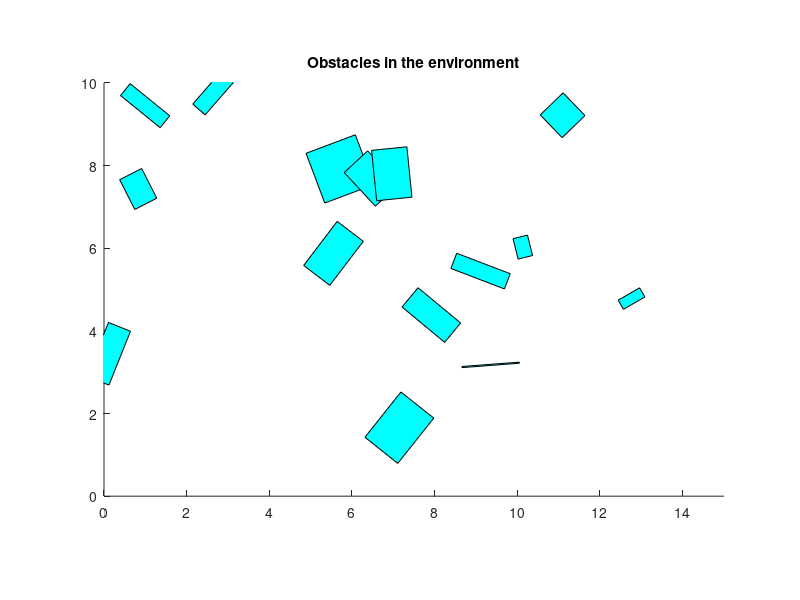
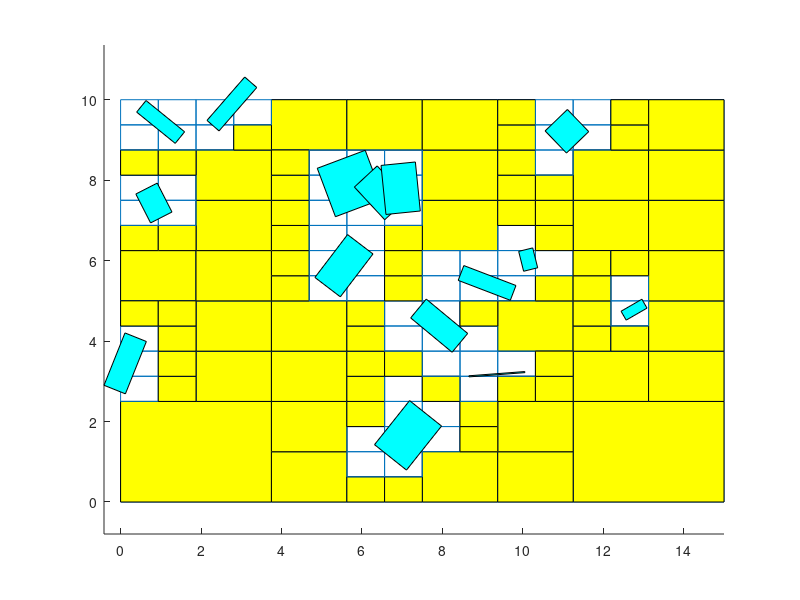

The MATLAB source for these figures, in order:
function example_quad_tree

enableAnimation = 0; % With or without animation

xMax = 15;      yMax = 10;      % Environment dimension
xObstMax = 1.5; yObstMax = 1.5; % Max dimension of an obstacle
nObst = 15;                     % Number of obstacles
maxVel = 15;                    % Maximum length of the cell edge
minVel = .5;                    % Minimum length of the cell edge

% Randomly defined obstacles
% x, y, fi, a, b  (rectangle centre, orientation, border size, border size)
obst = zeros(nObst,13);
obst(:,1) = xMax*rand(nObst,1);
obst(:,2) = yMax*rand(nObst,1);
obst(:,3) = 2*pi*rand(nObst,1);
obst(:,4) = xObstMax*(rand(nObst,1)+0.0);
obst(:,5) = yObstMax*(rand(nObst,1)+0.0);
% Vertices
xo = [-obst(:,4)/2, obst(:,4)/2, obst(:,4)/2,-obst(:,4)/2];
yo = [-obst(:,5)/2,-obst(:,5)/2, obst(:,5)/2, obst(:,5)/2];
for i = 1:size(obst,1)
    obst(i,6:9)   = obst(i,1)*ones(1,4) + ...
        xo(i,:)*cos(obst(i,3))-yo(i,:)*sin(obst(i,3));
    obst(i,10:13) = obst(i,2)*ones(1,4) + ...
        xo(i,:)*sin(obst(i,3))+yo(i,:)*cos(obst(i,3));
end

drawQT([], obst); axis([0 xMax 0 yMax]);
title('Obstacles in the environment');

% Draw quadtree
maxVel = maxVel;     % Max cell size
minVel = maxVel/2^4; % Min cell size

% Calculate quadtree
if enableAnimation
    h = msgbox('Quadtree. Animation by steps.', ' '); uiwait(h);
    [tree] = quadTree(obst, minVel,maxVel, 0, xMax, 0, yMax, 1, 1);
else
    [tree] = quadTree(obst, minVel, maxVel, 0, xMax, 0, yMax, 0, 0);
    drawQT(tree, obst);
end

end

function drawQT(drevo, Ovire)
figure, axis equal

sizeDrevo=size(drevo,2);
leafs=[];   % array of free leaf nodes
indL=1;
for i=1:sizeDrevo
   if( drevo(i).type ==0 ) 
    x=[drevo(i).boundingPoints(1) drevo(i).boundingPoints(2) drevo(i).boundingPoints(2) drevo(i).boundingPoints(1) drevo(i).boundingPoints(1)];
    y=[drevo(i).boundingPoints(3) drevo(i).boundingPoints(3) drevo(i).boundingPoints(4) drevo(i).boundingPoints(4) drevo(i).boundingPoints(3)];
    line(x,y);
    
    if(drevo(i).free ==1 )
        
        patch(x,y,'y');  
        
        
%         for n=drevo(i).visibleNodes
%             %plot([drevo(i).center(1),drevo(n).center(1)],[drevo(i).center(2),drevo(n).center(2)] )
%             line([drevo(i).center(1),drevo(n).center(1)],[drevo(i).center(2),drevo(n).center(2)],'LineWidth',2);
%         end
       % text(   drevo(i).center(1),...
       %         drevo(i).center(2), num2str(i));
        %
    end
   end
end

for i=1:size(Ovire,1)
    poza=Ovire(i,1:3);
    xo=[-Ovire(i,4)/2,Ovire(i,4)/2,Ovire(i,4)/2,-Ovire(i,4)/2,-Ovire(i,4)/2];
    yo=[-Ovire(i,5)/2,-Ovire(i,5)/2,Ovire(i,5)/2,Ovire(i,5)/2,-Ovire(i,5)/2];
    %% narisem sceno
    x=poza(1)*ones(1,5)+xo*cos(poza(3))-yo*sin(poza(3));
    y=poza(2)*ones(1,5)+xo*sin(poza(3))+yo*cos(poza(3));
    patch(x,y,'c')
end

end

%function quadTreeDekompozicija(minDim, xMin,xMax,yMin,yMax, anim, animNum)
function [drevo] = quadTree(ovire, minDim, RequredMaxDim, xMin,xMax,yMin,yMax, anim, animNum)
%
% Delitev prostora z stiriskim drevesom
% Ovire .... spisek vseh ovir v formatu 
% MinDim .... minimalna velikost polja  
% RequiredMaxDim .... maksimalna velikost polja
% Xmin,Xmax,Ymin,Ymax ..... koordinate okolice
% anim ..... shows steb by step tree construction (0 no animation, 1 step by step, <0 result, >0 time )
% animNum .... show cell id

%global leafs drevo %ovire


minDim=minDim*.5;

id=1;
idCurrent=id;


leafs=[];
indLeafs=1;

if(anim) drawEnvironment(ovire); end


% root node
drevo(id).type = 0;                          % 1 -node, 0 - leaf
drevo(id).id =1;                             % id of the node in the array
drevo(id).boundingPoints = [xMin,xMax,yMin,yMax];      % xmin, xmax, ymin, ymax
drevo(id).center =[(xMin+xMax)/2, (yMin+yMax)/2]; % center of the cell
drevo(id).parent =0;                         % id of the parent (0 - root)
drevo(id).branches = [0 0 0 0];              % childs of the node (if type=1)
drevo(id).free = 0;                          % is the cell occupacted
drevo(id).visibleNodes=[];
drevo(id).distVisibleNodes=[];
id=id+1;


if (anim) animateQT(drevo, idCurrent, anim,animNum); end

maxDim=min([xMax-xMin, yMax-yMin]);
dim = maxDim;

maxDimMax=max([xMax-xMin, yMax-yMin]);



%while (dim > minDim )
while (dim > minDim || maxDimMax>RequredMaxDim)
         
    occupied=isCellOccupied(idCurrent,drevo, ovire);
    
    if(occupied==0 && idCurrent==0) break; end
    
    
    ddx=(drevo(idCurrent).boundingPoints(2)-drevo(idCurrent).boundingPoints(1));
    ddy=(drevo(idCurrent).boundingPoints(4)-drevo(idCurrent).boundingPoints(3));
    
    maxDim=min([ddx, ddy]);
    dim = maxDim;


    dim=dim/2;
      
    maxDimMax=max([ddx, ddy]);
    

%    if( occupied && dim > minDim)    % split the node to 4 children
    if( occupied && dim > minDim || maxDimMax>RequredMaxDim)    % split the node to 4 children
        drevo(idCurrent).type = 1;
        drevo(idCurrent).branches = [id id+1 id+2 id+3]; 
        drevo(idCurrent).free = 0;

        dx=ddx/2;
        dy=ddy/2;
       
        min_x=drevo(idCurrent).boundingPoints(1);
        max_x=drevo(idCurrent).boundingPoints(2);
        min_y=drevo(idCurrent).boundingPoints(3);
        max_y=drevo(idCurrent).boundingPoints(4);
        
        
        
        drevo(id).type = 0;                          % 1 -node, 0 - leaf
        drevo(id).id =id;                             % id of the node in the array
        drevo(id).boundingPoints = [min_x,min_x+dx,min_y,min_y+dy];      % xmin, xmax, ymin, ymax
        drevo(id).center=[(drevo(id).boundingPoints(1)+drevo(id).boundingPoints(2))/2,(drevo(id).boundingPoints(3)+drevo(id).boundingPoints(4))/2];         
        drevo(id).parent =idCurrent;                         % id of the parent (0 - root)
        drevo(id).branches = [0 0 0 0];              % childs of the node (if type=1)
        drevo(id).free = 0;
        if (anim) animateQT(drevo,id, anim,animNum); end
        id=id+1;
       
            
        drevo(id).type = 0;                          % 1 -node, 0 - leaf
        drevo(id).id =id;                             % id of the node in the array
        drevo(id).boundingPoints = [min_x+dx,max_x,min_y,min_y+dy];      % xmin, xmax, ymin, ymax
        drevo(id).center=[(drevo(id).boundingPoints(1)+drevo(id).boundingPoints(2))/2,(drevo(id).boundingPoints(3)+drevo(id).boundingPoints(4))/2];         
        drevo(id).parent =idCurrent;                         % id of the parent (0 - root)
        drevo(id).branches = [0 0 0 0];              % childs of the node (if type=1)
        drevo(id).free = 0;
        if (anim) animateQT(drevo,id, anim,animNum); end
        id=id+1;       

        
        drevo(id).type = 0;                          % 1 -node, 0 - leaf
        drevo(id).id =id;                             % id of the node in the array
        drevo(id).boundingPoints = [min_x,min_x+dx,min_y+dy,max_y];      % xmin, xmax, ymin, ymax
        drevo(id).center=[(drevo(id).boundingPoints(1)+drevo(id).boundingPoints(2))/2,(drevo(id).boundingPoints(3)+drevo(id).boundingPoints(4))/2];                
        drevo(id).parent =idCurrent;                         % id of the parent (0 - root)
        drevo(id).branches = [0 0 0 0];              % childs of the node (if type=1)
        drevo(id).free = 0;
        if (anim) animateQT(drevo,id, anim,animNum); end
        id=id+1;
  
        
        drevo(id).type = 0;                          % 1 -node, 0 - leaf
        drevo(id).id =id;                             % id of the node in the array
        drevo(id).boundingPoints = [min_x+dx,max_x,min_y+dy,max_y];      % xmin, xmax, ymin, ymax
        drevo(id).center=[(drevo(id).boundingPoints(1)+drevo(id).boundingPoints(2))/2,(drevo(id).boundingPoints(3)+drevo(id).boundingPoints(4))/2];         
        drevo(id).parent =idCurrent;                         % id of the parent (0 - root)
        drevo(id).branches = [0 0 0 0];              % childs of the node (if type=1)
        drevo(id).free = 0;
        if (anim) animateQT(drevo,id, anim,animNum); end
        id=id+1;       
               
        
    elseif (occupied==0)
        drevo(idCurrent).free = 1; % type=0 -> leaf
        
       leafs(indLeafs)=idCurrent;         % zapomni si array listov
       indLeafs=indLeafs+1;

        
        if (anim) animateQT(drevo,idCurrent, anim,animNum); end
    else
        % Done for this branch!
        % break;
    end
      
    idCurrent =drevo(idCurrent).id+1;
    
    
    
end  % while




    % chech for leaves if they are free
%    for i=idCurrent-1:id-1
    for i=idCurrent:id-1
       occupied=isCellOccupied(i,drevo, ovire);
       if( occupied==0 )    
            drevo(i).free = 1;

           leafs(indLeafs)=i;
           indLeafs=indLeafs+1;

            if (anim) animateQT(drevo,i, anim,animNum); end
       end
    end  % for

  
  
  
    %%%%%%%%%%%%%%%%%%%%%%%%%%%%% 
    %%%%%%%%%%%%%%%%%%%%%%%%%%%%% 
  
    % create visibility graph for all leaves
    drevo=createVisibilityGrapf(drevo,minDim,leafs);  
  
  

  
end % main fuction
%%%%%%%%%%%%%%%%%%%%%%%%%%%%%%%%%%%%%%%%%%%%%%%%%%%%%%%%%%%%%%%%%%%%%%%%%%%
%%%%%%%%%%%%%%%%%%%%%%%%%%%%%%%%%%%%%%%%%%%%%%%%%%%%%%%%%%%%%%%%%%%%%%%%%%%
%%%%%%%%%%%%%%%%%%%%%%%%%%%%%%%%%%%%%%%%%%%%%%%%%%%%%%%%%%%%%%%%%%%%%%%%%%%




%%%%%%%%%%%%%%%%%%%%%%%%%%%%%%%%%%%%%%%%%%%%%%%%%%%%%%%%%%%%%%%%%%%%%%%%%%%
% drawEnvironment
%%%%%%%%%%%%%%%%%%%%%%%%%%%%%%%%%%%%%%%%%%%%%%%%%%%%%%%%%%%%%%%%%%%%%%%%%%%
function drawEnvironment(ovire)
    %global ovire
    % izrisemo sceno
    figure, axis equal
    for i=1:size(ovire,1)
        poza=ovire(i,1:3);
        xo=[-ovire(i,4)/2,ovire(i,4)/2,ovire(i,4)/2,-ovire(i,4)/2,-ovire(i,4)/2];
        yo=[-ovire(i,5)/2,-ovire(i,5)/2,ovire(i,5)/2,ovire(i,5)/2,-ovire(i,5)/2];
        %% narisem sceno
        x=poza(1)*ones(1,5)+xo*cos(poza(3))-yo*sin(poza(3));
        y=poza(2)*ones(1,5)+xo*sin(poza(3))+yo*cos(poza(3));

        patch(x,y,'c')
        %line(x,y);
    end
end

%%%%%%%%%%%%%%%%%%%%%%%%%%%%%%%%%%%%%%%%%%%%%%%%%%%%%%%%%%%%%%%%%%%%%%%%%%%
% animateQT
%%%%%%%%%%%%%%%%%%%%%%%%%%%%%%%%%%%%%%%%%%%%%%%%%%%%%%%%%%%%%%%%%%%%%%%%%%%
 function animateQT(drevo,ii, anim,animNum)
   % global drevo
    x=[drevo(ii).boundingPoints(1) drevo(ii).boundingPoints(2) drevo(ii).boundingPoints(2) drevo(ii).boundingPoints(1) drevo(ii).boundingPoints(1)];
    y=[drevo(ii).boundingPoints(3) drevo(ii).boundingPoints(3) drevo(ii).boundingPoints(4) drevo(ii).boundingPoints(4) drevo(ii).boundingPoints(3)];
    line(x,y);
    
    ss='';
    if (drevo(ii).free == 1) 
        ss='F'; 
        patch(x,y,'y');
    end
    
    if(animNum)
        text(   drevo(ii).boundingPoints(1)+(drevo(ii).boundingPoints(2)-drevo(ii).boundingPoints(1))/2,...
                drevo(ii).boundingPoints(3)+(drevo(ii).boundingPoints(4)-drevo(ii).boundingPoints(3))/2, strcat(num2str(ii),ss))
    end
    
    if(anim==1)
        pause;    
    elseif(anim>0)
        pause(anim);
    end
 end

%%%%%%%%%%%%%%%%%%%%%%%%%%%%%%%%%%%%%%%%%%%%%%%%%%%%%%%%%%%%%%%%%%%%%%%%%%%
% isCellOccupied
%%%%%%%%%%%%%%%%%%%%%%%%%%%%%%%%%%%%%%%%%%%%%%%%%%%%%%%%%%%%%%%%%%%%%%%%%%%
function occupied=isCellOccupied(ii, drevo, ovire)
    %global drevo ovire
   
    % check approximate overlaping between cell and objects
    occupied=0;
    for i=1:size(ovire,1)
        
%         xo=[-ovire(i,4)/2,ovire(i,4)/2,ovire(i,4)/2,-ovire(i,4)/2];
%         yo=[-ovire(i,5)/2,-ovire(i,5)/2,ovire(i,5)/2,ovire(i,5)/2];
%         
%         x=ovire(i,1)*ones(1,4)+xo*cos(ovire(i,3))-yo*sin(ovire(i,3));
      
        x=ovire(i,6:9);
        
        xx=[drevo(ii).boundingPoints(1) drevo(ii).boundingPoints(2) min(x) max(x)];
        [gg,ggg]=sort(xx);
        
        if( ~((ggg(1)==1 && ggg(2)==2) || (ggg(1)==3 && ggg(2)==4))  )      % overlaping in x exist
            % check for ovelapping in y
%              y=ovire(i,2)*ones(1,4)+xo*sin(ovire(i,3))+yo*cos(ovire(i,3));
              y=ovire(i,10:13);
            
            yy=[drevo(ii).boundingPoints(3) drevo(ii).boundingPoints(4) min(y) max(y)];
            [gg,ggg]=sort(yy);
            if(~((ggg(1)==1 && ggg(2)==2) || (ggg(1)==3 && ggg(2)==4)))        % overlaping in y exist
                               
                  
                % check if all points of obstacle (ovire) is outside of the
                % node
                ind2=[2 3 4 1];
                notN=[1 1 1 1]; %ones(4);

                xnnn=[drevo(ii).boundingPoints(1) drevo(ii).boundingPoints(2) drevo(ii).boundingPoints(2) drevo(ii).boundingPoints(1)];
                ynnn=[drevo(ii).boundingPoints(3) drevo(ii).boundingPoints(3) drevo(ii).boundingPoints(4) drevo(ii).boundingPoints(4)];

                    % preverim vse tocke ovire zunaj meja noda
                 for(n=1:4)
                    % splosna enacba premice Ax+By+C=0
                        A=ynnn(ind2(n))-ynnn(n);
                        B=xnnn(n)-xnnn(ind2(n));
                        C=xnnn(n)*(ynnn(n)-ynnn(ind2(n)))+ynnn(n)*(xnnn(ind2(n))-xnnn(n));                     
                   
                    for(o=1:4)
                        d=A*x(o)+B*y(o)+C;
                        notN(o)=notN(o) && d<=0;    

                    end   
                   
                 end % for(n=ind1)
                
                 if(sum(notN)>0)
                     occupied=1;
                     return;
                 end
                    
                  
 
                  % check if all points of node is outside of the
                  % obstacle 
                  notO=[1 1 1 1];

                  for(o=1:4)
                        % splosna enacba premice Ax+By+C=0
                        A=y(ind2(o))-y(o);
                        B=x(o)-x(ind2(o));
                        C=x(o)*(y(o)-y(ind2(o)))+y(o)*(x(ind2(o))-x(o));                     
                        for(n=1:4)
                           xnn=xnnn(n);  
                           ynn=ynnn(n); 
                           d=A*xnn+B*ynn+C;
                           notO(n)=notO(n) && d<=0;    
                        end
                  end %(o=ind1)

                  if(sum(notO)>0)
                          occupied=1;
                          return;
                  end





                  

            
        % preverimo se ali so preseciscas premic znotraj objektov

    for(n=1:4)
    
        for(o=1:4)
            
                         A1=y(ind2(o))-y(o);
                         B1=x(o)-x(ind2(o));
                         C1=x(o)*(y(o)-y(ind2(o)))+y(o)*(x(ind2(o))-x(o));                     
   
                         A2=ynnn(ind2(n))-ynnn(n);
                         B2=xnnn(n)-xnnn(ind2(n));
                         C2=xnnn(n)*(ynnn(n)-ynnn(ind2(n)))+ynnn(n)*(xnnn(ind2(n))-xnnn(n));                     

                         D=A1*B2-A2*B1;
                         if(abs(D)>0)
                            
                             xp=(B1*C2-B2*C1)/D;
                             yp=(C1*A2-C2*A1)/D;
                             
                             if(xp>=xnnn(1)&&xp<=xnnn(2)&&yp>=ynnn(2)&& yp<=ynnn(3))
                               %  )
                                  %  occupied=1;
                                  %  return;
                                 if(xp>=min(x)&&xp<=max(x)&&yp>=min(y)&&yp<=max(y))
                                    occupied=1;
                                    return;
                                 end    

                             end
                             
                             xgg=min(x);
                             xgg=min(x);
                             

                         end
                            
            
        end
    
    end
    


% % 
%                           occupied=1;
%                           return;


            end % if overlap y
            
        end % if overlap x
        
        
        
    end % for
      
end
 


%%%%%%%%%%%%%%%%%%%%%%%%%%%%%%%%%%%%%%%%%%%%%%%%%%%%%%%%%%%%%%%%%%%%%%%%%%%
% createVisibilityGrapf
%%%%%%%%%%%%%%%%%%%%%%%%%%%%%%%%%%%%%%%%%%%%%%%%%%%%%%%%%%%%%%%%%%%%%%%%%%%

function drevo=createVisibilityGrapf(drevo, minDim, leafs)  
%function drevo=createVisibilityGrapf(minDim)  
   % global leafs drevo
  % global leafs drevo

% 
% sizeDrevo=size(drevo,2);
% leafs=[];   % array of free leaf nodes
% indL=1;
% for i=1:sizeDrevo
%    if( drevo(i).type ==0 && drevo(i).free ==1 ) 
%     leafs(indL)=i;
%     indL=indL+1;
%    end
% end


%for each leaf check neigborhood of QT

for i=leafs
    open=[];
    indOpen=0;
    close=[];
    indClose=0;
    
    xNmin=drevo(i).boundingPoints(1)-minDim/2; % neigborhood definition
    xNmax=drevo(i).boundingPoints(2)+minDim/2;
    yNmin=drevo(i).boundingPoints(3)-minDim/2;
    yNmax=drevo(i).boundingPoints(4)+minDim/2;
    
    % quarry QT for neigbors
    ii=1; % root node
                          
    xx=[drevo(ii).boundingPoints(1) drevo(ii).boundingPoints(2) xNmin xNmax];
    [gg,ggg]=sort(xx);
    if( ~((ggg(1)==1 && ggg(2)==2) || (ggg(1)==3 && ggg(2)==4))  )      % overlaping in x exist
            % check for ovelapping in y
            yy=[drevo(ii).boundingPoints(3) drevo(ii).boundingPoints(4) yNmin yNmax];
            [gg,ggg]=sort(yy);
            if(~((ggg(1)==1 && ggg(2)==2) || (ggg(1)==3 && ggg(2)==4)))        % overlaping in y exist              
                % overlapping exists between node area and searched area
                indOpen=indOpen+1;
                open(indOpen)=ii;
                %break;
            end           
    end
        
    while(indOpen>0)
 
        % check all the node branches in list open:
        %   if it has no branchec - and it is free leaf  put it on list close
        %   put the branches id on list open if they overlap 
        %   clear node from list open when all its branches are checked
        index=open(1);
        if(drevo(index).type ==0 )
            % put it on list close
             if(drevo(index).free ==1 && i~=index)   
                 
                 % preveri se ce ni diagonalen 26.8.09
                    x1min=drevo(i).boundingPoints(1);
                    x1max=drevo(i).boundingPoints(2);
                    y1min=drevo(i).boundingPoints(3);
                    y1max=drevo(i).boundingPoints(4);

                    x2min=drevo(index).boundingPoints(1);
                    x2max=drevo(index).boundingPoints(2);
                    y2min=drevo(index).boundingPoints(3);
                    y2max=drevo(index).boundingPoints(4);


                    if ~((x1max==x2min && y1min==y2max) ||...   % ne dotika se le v ogliscu 
                         (x1max==x2min && y1max==y2min) ||...     
                         (x1min==x2max && y1max==y2min) ||...
                         (x1min==x2max && y1min==y2max))
                       indClose=indClose+1;
                       close(indClose)=index; 
                    end
                   % konec: preverbe diagonalnosti 26.8.09      
%                       indClose=indClose+1;
%                       close(indClose)=index; 
%        
                
                
%                indClose=indClose+1;
%                close(indClose)=index; 
             end
        else   % it is node - check its branches
            for(b=1:4)
                indB=drevo(index).branches(b);  
                
                xx=[drevo(indB).boundingPoints(1) drevo(indB).boundingPoints(2) xNmin xNmax];
                [gg,ggg]=sort(xx);
                if( ~((ggg(1)==1 && ggg(2)==2) || (ggg(1)==3 && ggg(2)==4))  )      % overlaping in x exist
                    % check for ovelapping in y
                    yy=[drevo(indB).boundingPoints(3) drevo(indB).boundingPoints(4) yNmin yNmax];
                    [gg,ggg]=sort(yy);
                    if(~((ggg(1)==1 && ggg(2)==2) || (ggg(1)==3 && ggg(2)==4)))        % overlaping in y exist              
                        % overlapping exists between node area and searched area
                        indOpen=indOpen+1;
                        open(indOpen)=indB;
                        %break;
                    end           
                end
                
            end %for(b=1:4)
            
        end % if
        
        open(1)=[];
        indOpen=indOpen-1;
    end % while
    
    % put visible nodes in the node array
    drevo(i).visibleNodes=close;
    % calculate distances to neigbours
    itmp=1;
    for n=drevo(i).visibleNodes         
       % calculate distances
       drevo(i).distVisibleNodes(itmp)=sqrt((drevo(i).center(1)-drevo(n).center(1))^2 +....
                                            (drevo(i).center(2)-drevo(n).center(2))^2);    
       itmp=itmp+1;                                  
    end
    
 end % for

end
